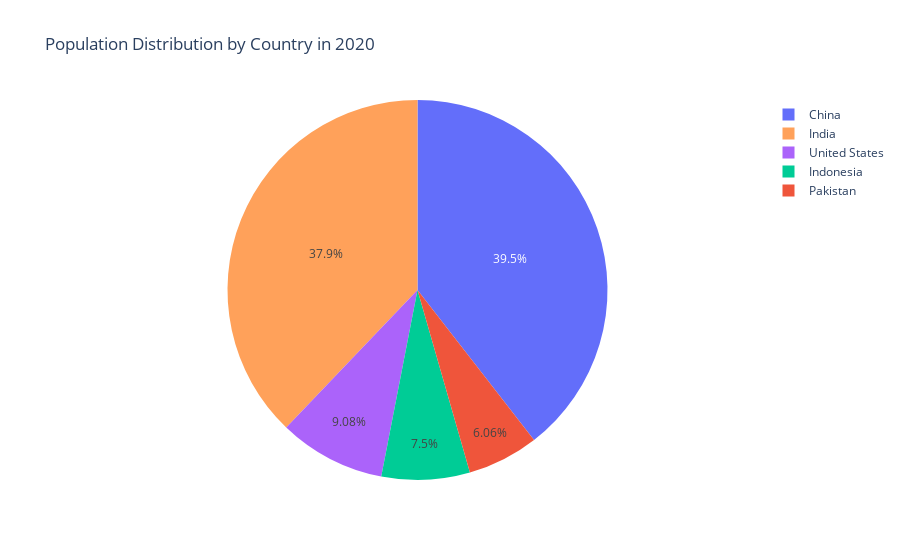

This figure's notebook cell:
### Code cell
fid = px.pie(
    bar,
    names="country",
    values="population",
    title="Population Distribution by Country in 2020",
    color="country"  # optional: each slice a different color
)
fid.show()

### Figure 1 — Plotly figure (JSON) as saved in the notebook; plotly's stock layout.template omitted (floating-point values rounded to 4 significant figures)
{"data": [{"customdata": [["China"], ["Pakistan"], ["Indonesia"], ["United States"], ["India"]], "domain": {"x": [0, 1], "y": [0, 1]}, "hovertemplate": "country=%{customdata[0]}<br>population=%{value}<extra></extra>", "labels": ["China", "Pakistan", "Indonesia", "United States", "India"], "legendgroup": "", "marker": {"colors": ["#636efa", "#EF553B", "#00cc96", "#ab63fa", "#FFA15A"]}, "name": "", "showlegend": true, "type": "pie", "values": [1439000000.0, 220900000.0, 273500000.0, 331000000.0, 1380000000.0]}], "layout": {"legend": {"tracegroupgap": 0}, "title": {"text": "Population Distribution by Country in 2020"}}}
